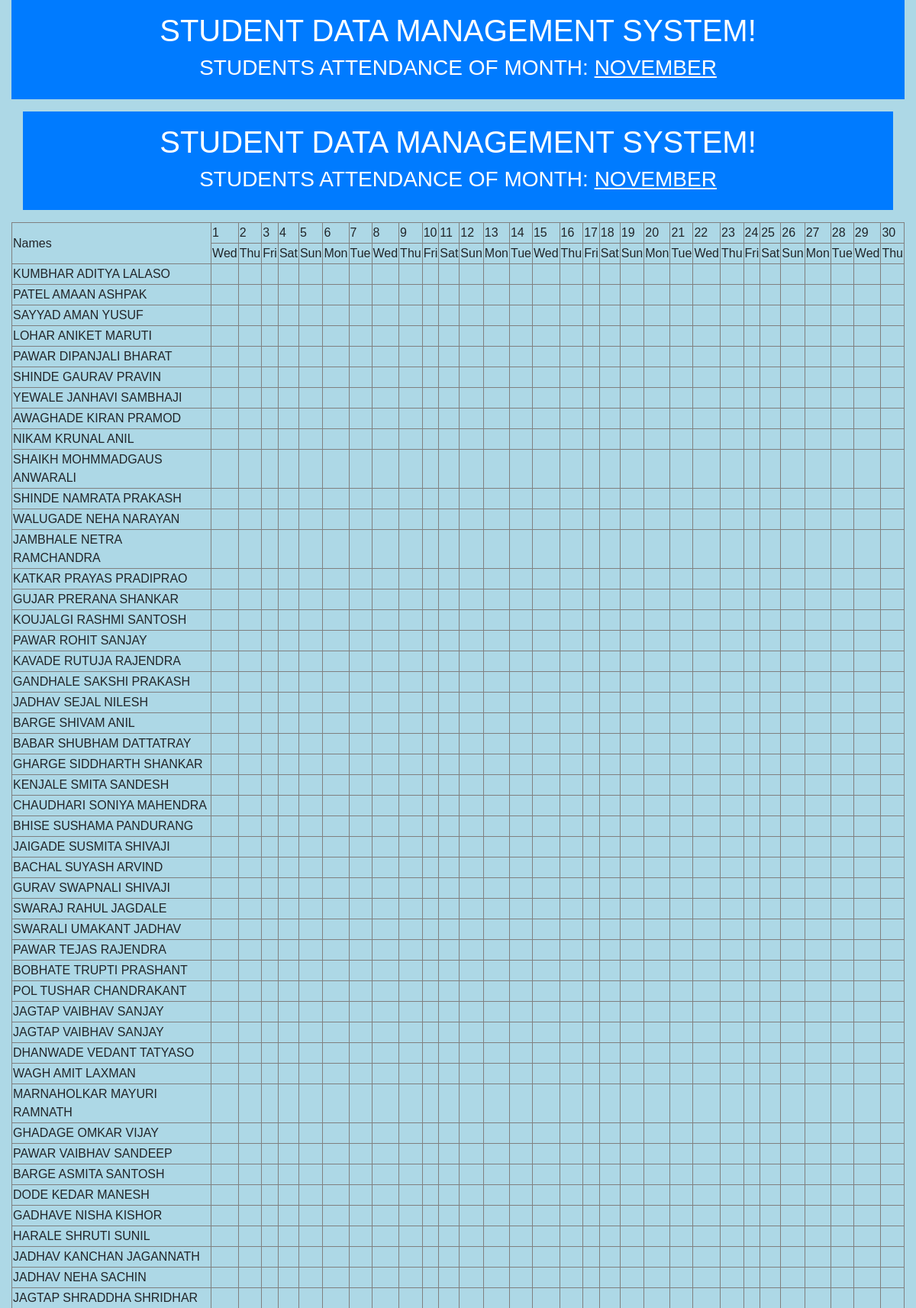
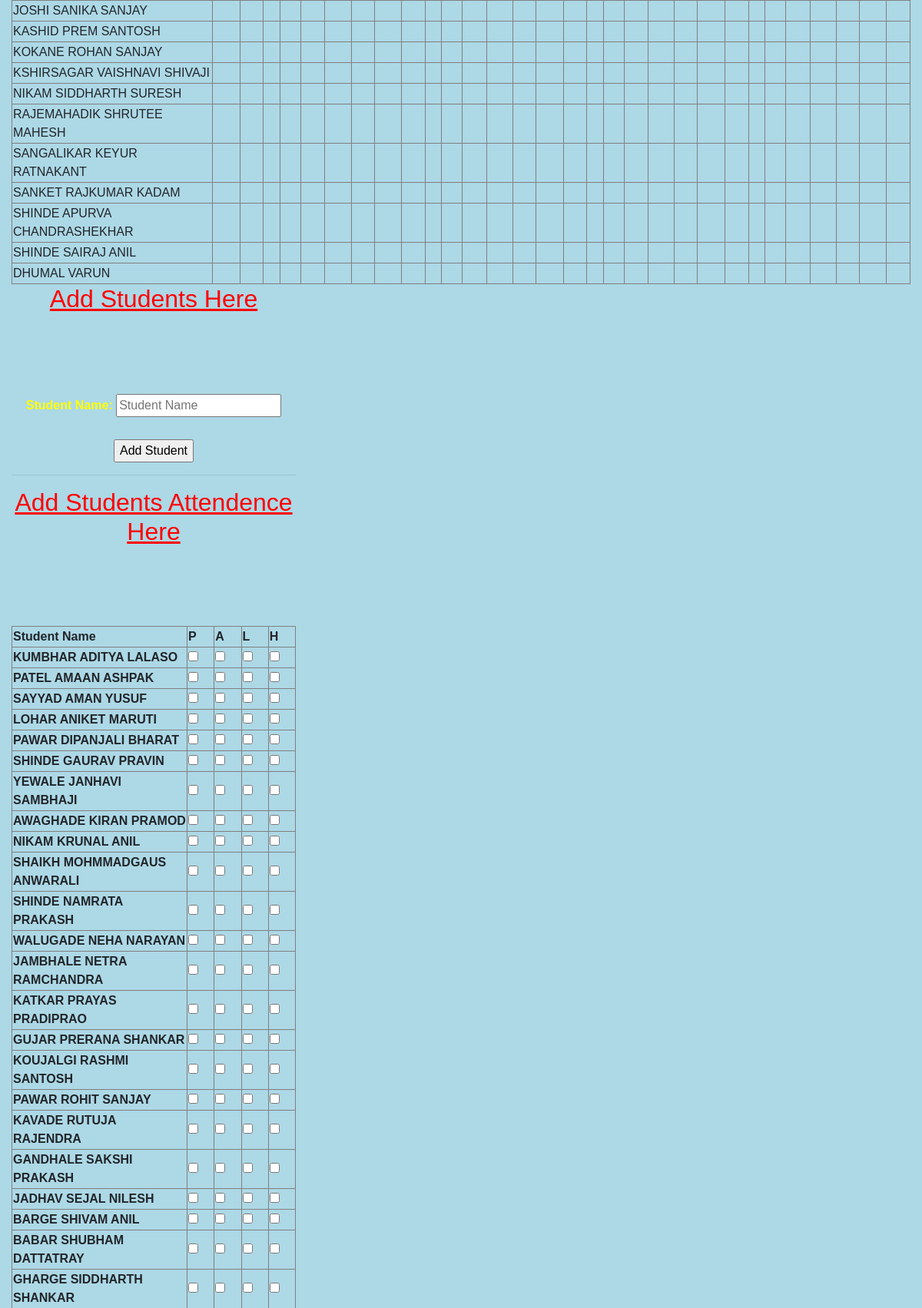
The page / (upper part) on the database its author committed (2 pictures, top to bottom).
### tables this page shows
CREATE TABLE `attendance_students` (
  `id` int(100) NOT NULL,
  `student_name` varchar(255) NOT NULL
);

### addAttendance.php (the view, shortened to what this page needs)
<body style="background-color:wheat;">
<center>
    <font color="red"><b><big><u><h2>Add Students Attendence Here</h2></u></big></u></font>
</center>
<center>
<table border="1" cellspacing="0">
    <form method="POST">
        <tr>
            <th>Student Name</th>
            <th> P </th>
            <th> A </th>
            <th> L </th>
            <th> H </th>
        </tr>
        <?php
            require_once("config.php");
            $fetchingStudents = mysqli_query($db, "SELECT * FROM attendance_students") OR die(mysqli_error($db));
            while($data = mysqli_fetch_assoc($fetchingStudents))
            {
                $student_name = $data['student_name'];
                $student_id = $data['id'];
        ?>
                <tr>
                    <td><?php echo $student_name; ?></td>
                    <td> <input type="checkbox" name="studentPresent[]" value="<?php echo $student_id; ?>" /></td>
                    <td> <input type="checkbox" name="studentAbsent[]" value="<?php echo $student_id; ?>" /></td>
                    <td> <input type="checkbox" name="studentLeave[]" value="<?php echo $student_id; ?>" /></td>
                    <td> <input type="checkbox" name="studentHoliday[]" value="<?php echo $student_id; ?>" /></td>
                </tr>
        <?php
            }
        ?>
    </form>
</table>
</center>
        </body>

### index.php (shortened to what this page needs)
<!DOCTYPE html>
<html lang="en">
<head>
    <link rel="stylesheet" href="https://cdn.jsdelivr.net/npm/bootstrap@4.4.1/dist/css/bootstrap.min.css">
</head>
<body>
<div class="container-fluid">
        <header class="bg-primary text-white text-center mb-3 py-3">
            <div class="row">
                <div class="col-12">
                    <h1>STUDENT DATA MANAGEMENT SYSTEM!</h1>
                    <h3>STUDENTS ATTENDANCE OF MONTH: <u><?php echo strtoupper(date("F")); ?></u></h3>
                </div>
            </div>
        </header>
        <?php require_once("sas.php"); ?>
            </div>
            <div class="col-4">
                <?php require_once("addingStudents.php");
                    echo "<hr>";
                    require_once("addAttendance.php");
                ?>
            </div>
</body>
</html>

### sas.php (shortened to what this page needs)
<!DOCTYPE html>
<html lang="en">
<head>
    <link rel="stylesheet" href="https://cdn.jsdelivr.net/npm/bootstrap@4.4.1/dist/css/bootstrap.min.css">
</head>
<body style="background-color:lightblue;">
    <div class="container-fluid">
        <header class="bg-primary text-white text-center mb-3 py-3">
            <div class="row">
                <div class="col-12">
                    <h1>STUDENT DATA MANAGEMENT SYSTEM!</h1>
                    <h3>STUDENTS ATTENDANCE OF MONTH: <u><?php echo strtoupper(date("F")); ?></u></h3>
                </div>
            </div>
        </header>
    </div>
<body style="background-color:lightblue;">
<?php
require_once("config.php");
 $firstDayOfMonth = date("1-m-Y");
 $totalDaysInMonth = date("t", strtotime($firstDayOfMonth));
   $fetchingStudents = mysqli_query($db, "SELECT * FROM attendance_students") OR die(mysqli_error($db));
   $totalNumberOfStudents = mysqli_num_rows($fetchingStudents);
   $studentsNamesArray = array();
   $studentsIDsArray = array();
   $counter = 0;
   while($students = mysqli_fetch_assoc($fetchingStudents))
   {
       $studentsNamesArray[] = $students['student_name'];
       $studentsIDsArray[] = $students['id'];
   }
?>
<center>
<table border="1" cellspacing="0">
<?php
    for($i = 1; $i<=$totalNumberOfStudents + 2; $i++)
    {
        if($i == 1)
        {
            echo "<tr>";
            echo "<td rowspan='2'>Names</td>";
            for($j = 1; $j<=$totalDaysInMonth; $j++)
            {
                echo "<td>$j</td>";
            }
            echo "</tr>";
        }else if($i == 2)
        {
            echo "<tr>";
            for($j = 0; $j<$totalDaysInMonth; $j++)
            {
                echo "<td>" . date("D", strtotime("+$j days", strtotime($firstDayOfMonth))) . "</td>";
            }
            echo "</tr>";
        }else
        {
            echo "<tr>";
            echo "<td>" . $studentsNamesArray[$counter] . "</td>";
            for($j = 1; $j<=$totalDaysInMonth; $j++)
            {
                $dateOfAttendance = date("Y-m-$j");
                $fetchingStudentsAttendance = mysqli_query($db, "SELECT attendance FROM attendance WHERE student_id = '". $studentsIDsArray[$counter] ."' AND curr_date = '". $dateOfAttendance ."'") OR die(mysqli_error($db));
                $isAttendanceAdded = mysqli_num_rows($fetchingStudentsAttendance);
                if($isAttendanceAdded > 0)
                {
                    $studentAttendance = mysqli_fetch_assoc($fetchingStudentsAttendance);
                    if($studentAttendance['attendance'] == "P")
                    {
                        $color = "green";
                    }else if($studentAttendance['attendance'] == "A")
                    {
                        $color = "red";
                    }else if($studentAttendance['attendance'] == "H")
                    {
                        $color = "blue";
                    }else if($studentAttendance['attendance'] == "L")
                    {
                        $color = "brown";
                    }
                    echo "<td style='background-color: $color; color:white'>" . $studentAttendance['attendance'] . "</td>";
                }else {
                    echo "<td></td>";
                }
            }
            echo "</tr>";
            $counter++;
        }
    }
?>
</center>
</body>

### addingStudents.php (shortened to what this page needs)
<!DOCTYPE html>
<html>
<head>
<center>
    <font color="red"><b><big><u><h2>Add Students  Here</h2></b></big></u></font>
</center>
</head>
<body  style="background-image: url('img/3.jpg');">
<center>
<form method="POST">
</br></br/><br/><br/>
<label for="name"><b><font color=yellow>Student  Name:</b></font></label>
    <input type="text" placeholder="Student Name" name="student_name" requiredautofocus />
    <input type="submit" value="Add Student" name="submit">
</center>

### addingStudents.php (style rules this page uses)
body, html { height: 100%; font-family: Arial, Helvetica, sans-serif; }
* { box-sizing: border-box; }

### rows shown on the page
attendance_students: student_name "KUMBHAR ADITYA LALASO"
attendance_students: student_name "PATEL AMAAN ASHPAK"
attendance_students: student_name "SAYYAD AMAN YUSUF"
attendance_students: student_name "LOHAR ANIKET MARUTI"
attendance_students: student_name "PAWAR DIPANJALI BHARAT"
attendance_students: student_name "SHINDE GAURAV PRAVIN"
attendance_students: student_name "YEWALE JANHAVI SAMBHAJI"
attendance_students: student_name "AWAGHADE KIRAN PRAMOD"
attendance_students: student_name "NIKAM KRUNAL ANIL"
attendance_students: student_name "SHAIKH MOHMMADGAUS ANWARALI"
attendance_students: student_name "SHINDE NAMRATA PRAKASH"
attendance_students: student_name "WALUGADE NEHA NARAYAN"
attendance_students: student_name "JAMBHALE NETRA RAMCHANDRA"
attendance_students: student_name "KATKAR PRAYAS PRADIPRAO"
attendance_students: student_name "GUJAR PRERANA SHANKAR"
attendance_students: student_name "KOUJALGI RASHMI SANTOSH"
attendance_students: student_name "PAWAR ROHIT SANJAY"
attendance_students: student_name "KAVADE RUTUJA RAJENDRA"
attendance_students: student_name "GANDHALE SAKSHI PRAKASH"
attendance_students: student_name "JADHAV SEJAL NILESH"
attendance_students: student_name "BARGE SHIVAM ANIL"
attendance_students: student_name "BABAR SHUBHAM DATTATRAY"
attendance_students: student_name "GHARGE SIDDHARTH SHANKAR"

### other values the page prints
$studentsNamesArray[$counter] "KUMBHAR ADITYA LALASO"
$studentsNamesArray[$counter] "PATEL AMAAN ASHPAK"
$studentsNamesArray[$counter] "SAYYAD AMAN YUSUF"
$studentsNamesArray[$counter] "LOHAR ANIKET MARUTI"
$studentsNamesArray[$counter] "PAWAR DIPANJALI BHARAT"
$studentsNamesArray[$counter] "SHINDE GAURAV PRAVIN"
$studentsNamesArray[$counter] "YEWALE JANHAVI SAMBHAJI"
$studentsNamesArray[$counter] "AWAGHADE KIRAN PRAMOD"
$studentsNamesArray[$counter] "NIKAM KRUNAL ANIL"
$studentsNamesArray[$counter] "SHAIKH MOHMMADGAUS ANWARALI"
$studentsNamesArray[$counter] "SHINDE NAMRATA PRAKASH"
$studentsNamesArray[$counter] "WALUGADE NEHA NARAYAN"
$studentsNamesArray[$counter] "JAMBHALE NETRA RAMCHANDRA"
$studentsNamesArray[$counter] "KATKAR PRAYAS PRADIPRAO"
$studentsNamesArray[$counter] "GUJAR PRERANA SHANKAR"
